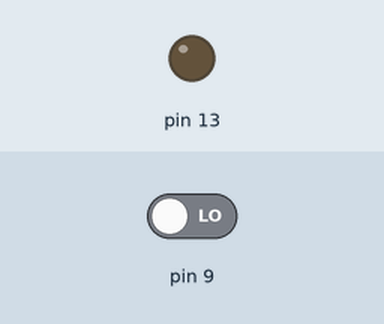
Bench run of a sketch on a simulated Arduino Leonardo, built with avr-gcc and run on an emulated ATmega32U4. Parts: output pins drawn as LEDs (lit = HIGH). The inputs (shaded band) are chosen by the test bench; at power-on: pin 9 LOW. USB keyboard and mouse output is not drawn.

Above: at 4.2 s.
4.3 s: pin 9 driven HIGH
At 5.5 s:
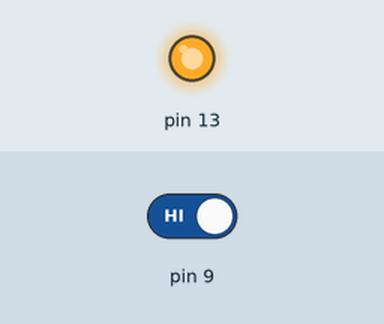
5.8 s: pin 9 driven LOW
At 6.8 s:
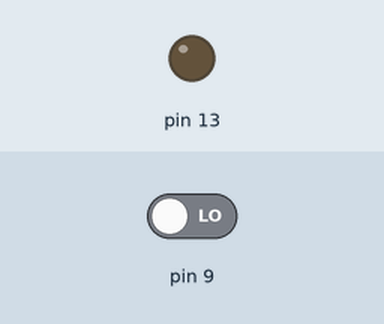
Timing chart, 0 to 8.8 s (numbered marks = the images above; inputs shaded):
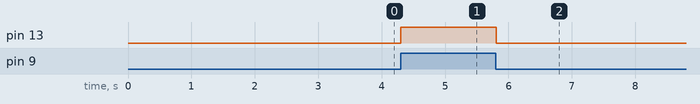

Measured:
- after the input at 4.3 s, pin 13: LOW → HIGH at once
- after the input at 5.8 s, pin 13: HIGH → LOW at once

The sketch:

Leo_enter_keyboard_onekey.ino
```cpp
/*  CJMCU beetle keyboard 테스트 프로그램
*   수정 : 2018. 12. 11
*   제작 : eleparts 부설연구소
*   SW ver. 1.0.0
*
*   GPIO D9 에 키 입력용 센서 연결
*/

#include <Keyboard.h>
int key = LOW;
int last_key = LOW;

void setup() {
	// put your setup code here, to run once:
	Keyboard.begin();
	delay(3000);
	pinMode(13,OUTPUT);                         // LED 설정
	digitalWrite(13,LOW);
	pinMode(9,INPUT);                           // 센서 입력
}

void loop() {
	// put your main code here, to run repeatedly:

	key = digitalRead(9);
	digitalWrite(13,key);                       // LED

	if(key == HIGH && key != last_key){         // 신호 입력시 1회 RETURN 입력
		Keyboard.write (KEY_RETURN);
	}
	last_key = key;

	delay(20);
}
```
